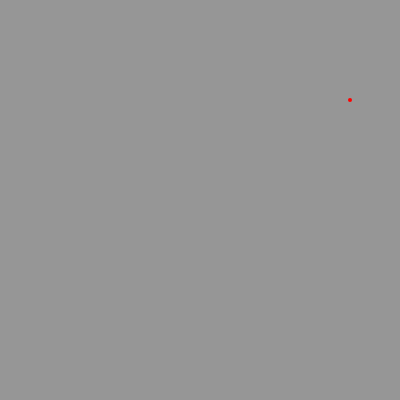
Frame 1 (no input)
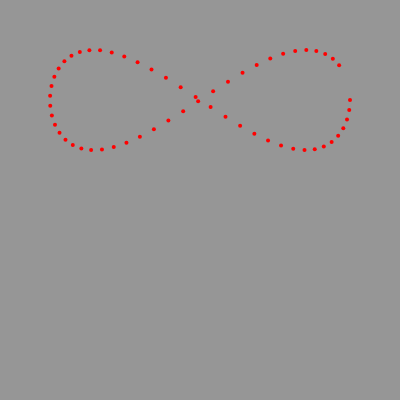
Frame 60 (no input)
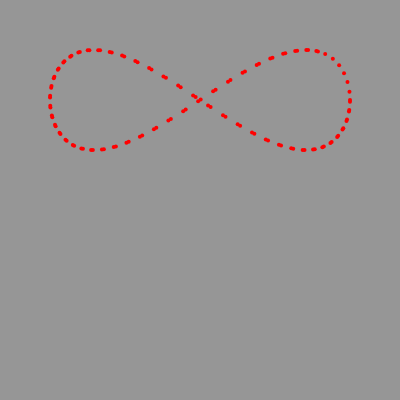
Frame 120 (the mouse pressed at the canvas centre since frame 60)

The p5.js sketch that drew these frames (run headless with seeded random() and noise() and a simulated clock; from frame 60 on, the mouse is pressed at the canvas centre):

// p5.js sketch
// ── sketch.js
let x1=0;
let y1=1;
let x2=0;
let y2=1;
let t=0;



function setup() {
  
  createCanvas(400, 400);
  background(150,150,150);
   

 
}




function draw() {
  
  stroke(255,0,0)
  strokeWeight(4);
  
  fill(255,255,255)
  
  //circle(mouseX, mouseY, 24)
  
  
  x1=150 * cos(t * 0.1) + 200;
  y1=50 * sin(t * 0.2) + 100;
  
  x2=150 * cos(t * 0.1) + 200;
  y2=50 * sin(t * 0.2) + 100;
  
  t=t+1
  
  
  line(x1, y1, x2, y2)
  
}

/*
let t = frameCount;
  let x = 30 * cos(t * 0.1) + 50;
  let y = 10 * sin(t * 0.2) + 50;
*/
